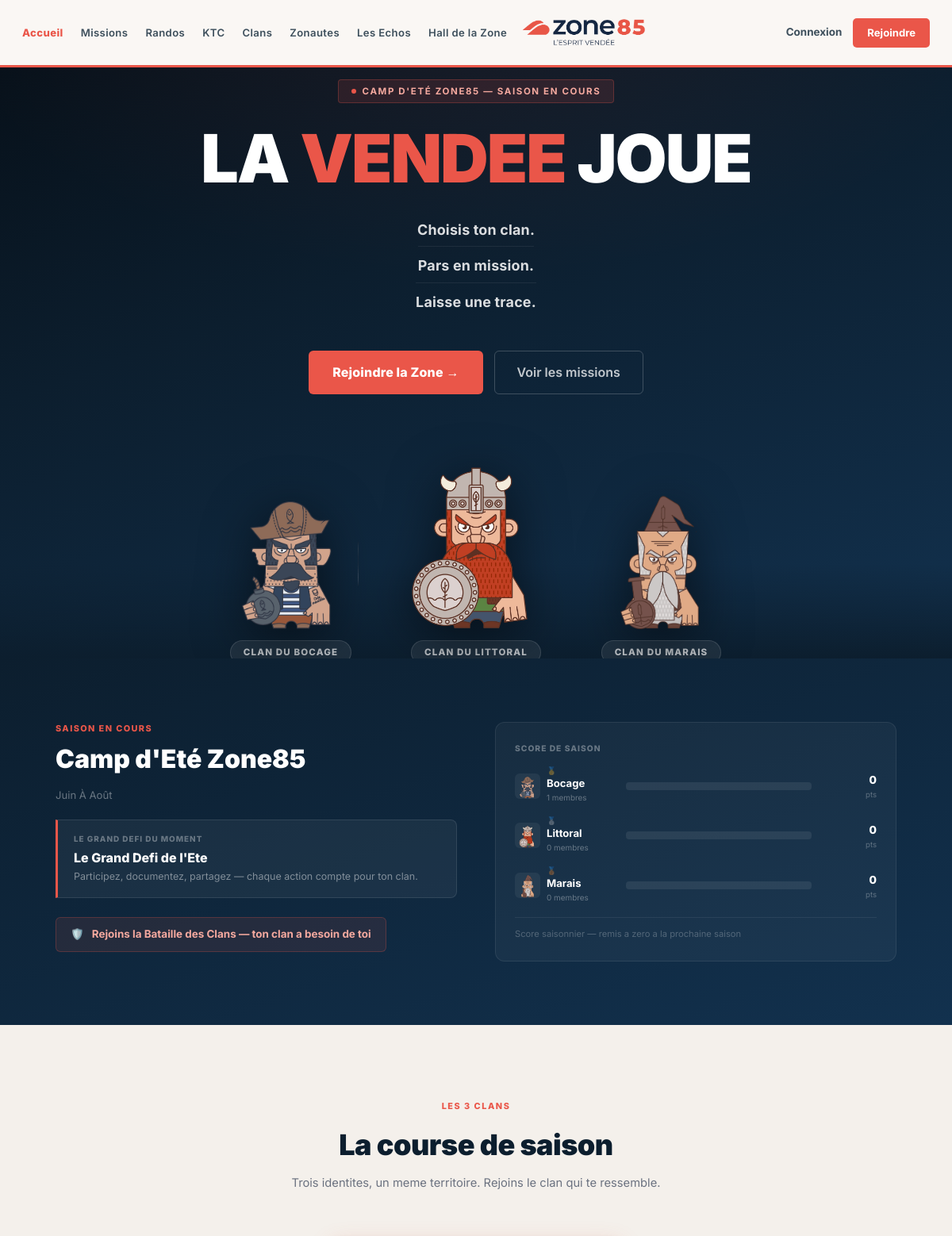
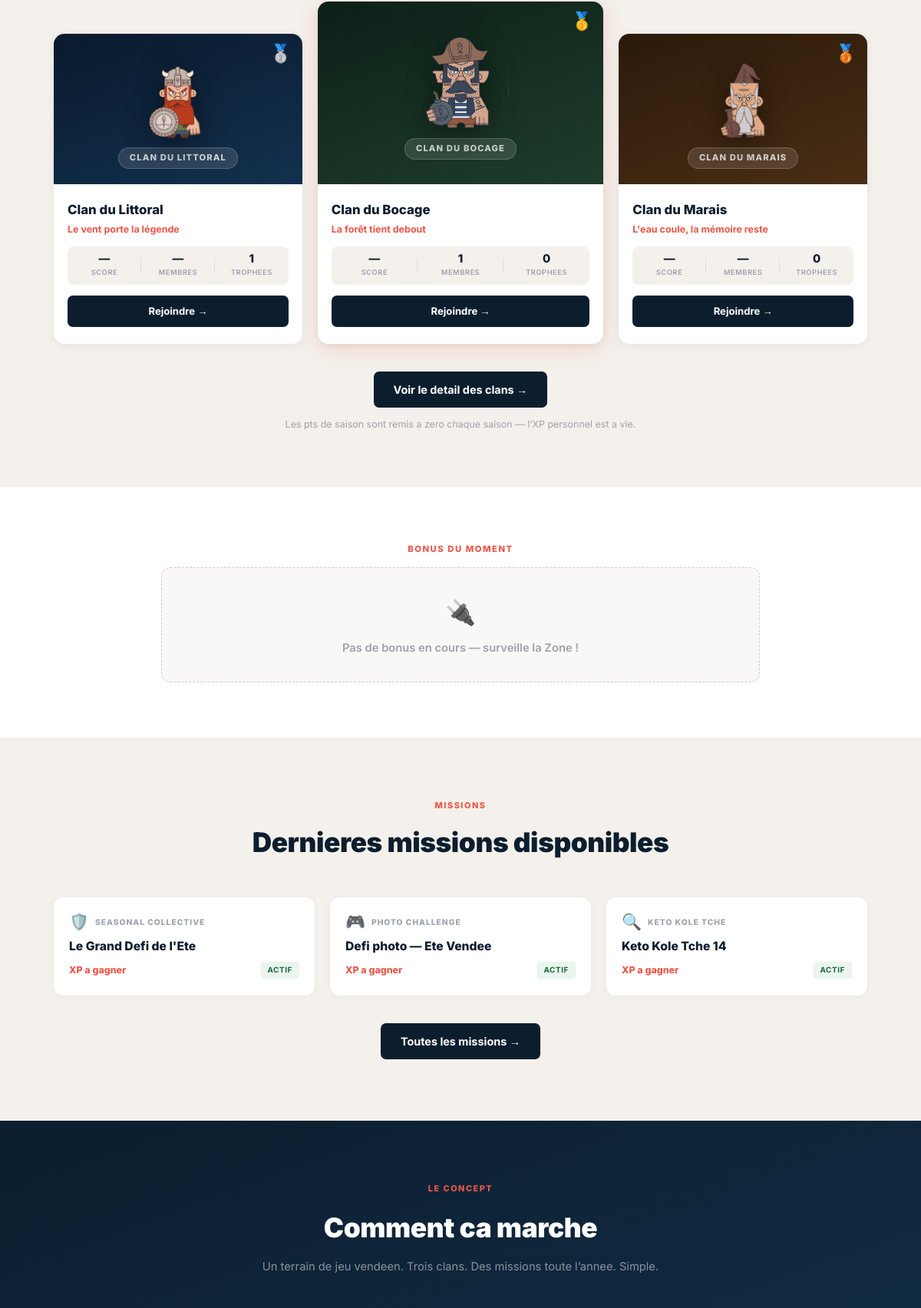
The page / (upper part) on the database its author committed (2 pictures, top to bottom).
### tables this page shows
CREATE TABLE IF NOT EXISTS seasons (
  id                 INT UNSIGNED AUTO_INCREMENT PRIMARY KEY,
  title              VARCHAR(200) NOT NULL,
  slug               VARCHAR(200) NOT NULL,
  description        TEXT,
  description_long   TEXT NULL,
  period_label       VARCHAR(100),
  start_date         DATE,
  end_date           DATE,
  closed_at          DATETIME NULL,
  status             ENUM('upcoming','active','archived') NOT NULL DEFAULT 'upcoming',
  theme_color        VARCHAR(20),
  color_primary      VARCHAR(20) NULL,
  color_secondary    VARCHAR(20) NULL,
  emoji              VARCHAR(20) NULL,
  image_url          VARCHAR(255) NULL,
  badge_reward_id    INT UNSIGNED NULL,
  grande_mission_id  INT UNSIGNED NULL,
  winner_clan_id     INT UNSIGNED NULL,
  main_game_id       INT UNSIGNED NULL,
  created_at         DATETIME NOT NULL DEFAULT CURRENT_TIMESTAMP,
  updated_at         DATETIME NOT NULL DEFAULT CURRENT_TIMESTAMP ON UPDATE CURRENT_TIMESTAMP,
  UNIQUE KEY uq_seasons_slug (slug),
  KEY idx_seasons_status (status),
  KEY idx_seasons_dates  (start_date, end_date)
);

CREATE TABLE IF NOT EXISTS clans (
  id               INT UNSIGNED AUTO_INCREMENT PRIMARY KEY,
  name             VARCHAR(100) NOT NULL,
  slug             VARCHAR(100) NOT NULL,
  description      TEXT,
  mascot_image     VARCHAR(255),
  color_primary    VARCHAR(20) DEFAULT '#12314e',
  color_secondary  VARCHAR(20) DEFAULT '#163756',
  motto            VARCHAR(255),
  cry              VARCHAR(255),
  is_active        TINYINT(1) DEFAULT 1,
  created_at       DATETIME NOT NULL DEFAULT CURRENT_TIMESTAMP,
  updated_at       DATETIME NOT NULL DEFAULT CURRENT_TIMESTAMP ON UPDATE CURRENT_TIMESTAMP,
  UNIQUE KEY uq_clans_slug (slug)
);

CREATE TABLE IF NOT EXISTS missions (
  id                         INT UNSIGNED AUTO_INCREMENT PRIMARY KEY,
  game_id                    INT UNSIGNED NULL,
  season_id                  INT UNSIGNED NULL,
  title                      VARCHAR(200) NOT NULL,
  slug                       VARCHAR(200) NOT NULL,
  mission_type               ENUM('seasonal_collective','quiz','vote','photo_challenge','keto_kole_tche',
                                  'rando','weather_mission','investigation','hidden_hunt','premium_game',
                                  'event_flash') NOT NULL,
  description                TEXT,
  instructions               TEXT,
  cover_image                VARCHAR(255) NULL,
  cover_emoji                VARCHAR(20) NULL,
  status                     ENUM('draft','active','closed','archived') NOT NULL DEFAULT 'draft',
  is_collective              TINYINT(1) DEFAULT 0,
  is_flash                   TINYINT(1) DEFAULT 0,
  is_grande_mission          TINYINT(1) DEFAULT 0,
  grande_mission_season_id   INT UNSIGNED NULL,
  validation_mode            ENUM('auto','manual','hybrid') NOT NULL DEFAULT 'auto',
  requires_answer            TINYINT(1) DEFAULT 0,
  requires_upload            TINYINT(1) DEFAULT 0,
  requires_vote              TINYINT(1) DEFAULT 0,
  requires_code              TINYINT(1) DEFAULT 0,
  xp_participation           SMALLINT UNSIGNED DEFAULT 0,
  xp_success                 SMALLINT UNSIGNED DEFAULT 0,
  xp_multiplier              DECIMAL(3,1) DEFAULT 1.0,
  clan_points_participation  SMALLINT UNSIGNED DEFAULT 0,
  clan_points_success        SMALLINT UNSIGNED DEFAULT 0,
  badge_reward_id            INT UNSIGNED NULL,
  flash_badge_id             INT UNSIGNED NULL,
  start_date                 DATE NULL,
  end_date                   DATE NULL,
  flash_start_at             DATETIME NULL,
  flash_end_at               DATETIME NULL,
  display_in_hall            TINYINT(1) DEFAULT 0,
  created_at                 DATETIME NOT NULL DEFAULT CURRENT_TIMESTAMP,
  updated_at                 DATETIME NOT NULL DEFAULT CURRENT_TIMESTAMP ON UPDATE CURRENT_TIMESTAMP,
  UNIQUE KEY uq_missions_slug (slug),
  KEY idx_missions_status        (status),
  KEY idx_missions_type          (mission_type),
  KEY idx_missions_flash         (is_flash, flash_start_at, flash_end_at),
  KEY idx_missions_grande        (is_grande_mission),
  KEY idx_missions_season_grande (grande_mission_season_id),
  CONSTRAINT fk_missions_game        FOREIGN KEY (game_id)               REFERENCES games(id)    ON DELETE SET NULL,
  CONSTRAINT fk_missions_season      FOREIGN KEY (season_id)             REFERENCES seasons(id)  ON DELETE SET NULL,
  CONSTRAINT fk_missions_badge       FOREIGN KEY (badge_reward_id)       REFERENCES badges(id)   ON DELETE SET NULL,
  CONSTRAINT fk_missions_flash_badge FOREIGN KEY (flash_badge_id)        REFERENCES badges(id)   ON DELETE SET NULL
);

### index.php (the view, shortened to what the rows shown need)
<?php
require_once 'includes/data.php';
require_once 'includes/functions.php';
require_once 'includes/repositories.php';
if (db_enabled()) {
    $_clans_db = fetch_all_clans();
    if ($_clans_db !== null) $clans = $_clans_db;
    $_season_db = fetch_active_season();
    if ($_season_db !== null) $active_season = $_season_db;
    $_missions_db = fetch_featured_missions(3);
    if ($_missions_db !== null) $missions = $_missions_db;
    if (!isset($grande_mission)) {
        try {
            $pdo = db();
            if ($pdo) {
                $stmt = $pdo->query(
                    "SELECT * FROM missions
                     WHERE mission_type = 'seasonal_collective'
                       AND status = 'active'
                     LIMIT 1"
                );
                $grande_mission = $stmt->fetch() ?: null;
            }
        } catch (Exception $e) {
            $grande_mission = null;
        }
    }
}
$clans_sorted = $clans;
uasort($clans_sorted, fn($a, $b) => $b['season_score'] <=> $a['season_score']);
$clans_podium = array_values($clans_sorted);
$recent_missions = [];
if (!empty($missions)) {
    $recent_missions = array_slice(is_array($missions) ? array_values($missions) : [], 0, 3);
}
$mission_type_icons = [
    'quiz'               => '🎯',
    'photo'              => '📸',
    'rando'              => '🥾',
    'ktc'                => '🔍',
    'keto_kole_tche'     => '🔍',
    'vote'               => '🗳️',
    'seasonal_collective'=> '🛡️',
    'flash'              => '⚡',
    'default'            => '🎮',
];
require_once 'includes/header.php';
?>
<section id="hero">
  <div class="hero-content">
    <div class="hero-eyebrow">
      <span class="hero-eyebrow-dot"></span>
      <?php if (!empty($active_season['title'])): ?>
        <?= e($active_season['title']) ?> &mdash; Saison en cours
      <?php else: ?>
        Zone85 &mdash; L&rsquo;Esprit Vendee
      <?php endif; ?>
    </div>
    <h1 class="hero-h1">LA <em>VENDEE</em> JOUE</h1>
    <div class="hero-taglines">
      <div class="hero-tagline-line"><strong>Choisis ton clan.</strong></div>
      <div class="hero-tagline-line"><strong>Pars en mission.</strong></div>
      <div class="hero-tagline-line"><strong>Laisse une trace.</strong></div>
    </div>
    <div class="hero-ctas">
      <a href="inscription.php" class="hero-btn-primary">Rejoindre la Zone &#8594;</a>
      <a href="missions.php" class="hero-btn-secondary">Voir les missions</a>
    </div>
    <div class="hero-mascots">
      <?php
      $masc_data = [
          'bocage'  => ['alt' => 'Bran le Bocager',    'center' => false],
          'littoral'=> ['alt' => 'Gabin Culsmouilles', 'center' => true],
          'marais'  => ['alt' => 'Meric l\'Ancien',    'center' => false],
      ];
      $clan_names = [
          'bocage'  => 'Clan du Bocage',
          'littoral'=> 'Clan du Littoral',
          'marais'  => 'Clan du Marais',
      ];
      foreach ($masc_data as $_slug => $_md):
          $_clan    = $clans[$_slug] ?? [];
          $_mascot  = $_clan['mascot'] ?? "mascotte-{$_slug}.png";
          $_center  = $_md['center'] ? ' center' : '';
      ?>
      <a href="clans.php#<?= $_slug ?>" class="hero-masc-wrap<?= $_center ?>" aria-label="<?= $clan_names[$_slug] ?>">
        <img src="<?= img($_mascot) ?>" alt="<?= e($_md['alt']) ?>" loading="lazy">
        <span class="hero-masc-label"><?= e($clan_names[$_slug]) ?></span>
      </a>
      <?php endforeach; ?>
    </div>
  </div>
</section>
<section id="s-saison">
  <div class="container">
    <div class="saison-wrapper">
      <div>
        <div class="saison-eyebrow">Saison en cours</div>
        <?php if (!empty($active_season['title'])): ?>
          <h2 class="saison-title"><?= e($active_season['title']) ?></h2>
          <?php if (!empty($active_season['period'])): ?>
            <p style="font-size:.82rem;color:rgba(255,255,255,.38);margin-bottom:20px;text-transform:capitalize"><?= e($active_season['period']) ?></p>
          <?php endif; ?>
        <?php else: ?>
          <h2 class="saison-title">Saison en cours</h2>
        <?php endif; ?>
        <div class="saison-grande-mission">
          <div class="saison-grande-mission-label">Le Grand Defi du moment</div>
          <?php
          $gm_title = null;
          if (!empty($grande_mission['title'])) {
              $gm_title = $grande_mission['title'];
          } elseif (!empty($active_season['main_mission'])) {
              $gm_title = $active_season['main_mission'];
          }
          ?>
          <?php if ($gm_title): ?>
            <div class="saison-grande-mission-title"><?= e($gm_title) ?></div>
            <div class="saison-grande-mission-sub">Participez, documentez, partagez &mdash; chaque action compte pour ton clan.</div>
          <?php else: ?>
            <div class="saison-grande-mission-title">La grande mission de saison arrive bientot.</div>
            <div class="saison-grande-mission-sub">Reste connecte pour ne pas rater le depart.</div>
          <?php endif; ?>
        </div>
        <div class="saison-bataille">
          <span>&#128737;&#65039;</span>
          <span>Rejoins la Bataille des Clans &mdash; ton clan a besoin de toi</span>
        </div>
      </div>
      <div class="saison-right">
        <?php
        $rank_s = 0;
        foreach ($clans_sorted as $_sl => $_cl):
            $is_last_s = ($rank_s === count($clans_sorted) - 1);
        ?>
        <div style="display:grid;grid-template-columns:130px 1fr 72px;align-items:center;gap:10px;<?= $is_last_s ? '' : 'margin-bottom:16px' ?>">
          <div style="display:flex;align-items:center;gap:8px">
            <div style="width:32px;height:32px;border-radius:6px;overflow:hidden;background:rgba(255,255,255,.06);flex-shrink:0">
              <img src="<?= img($_cl['mascot'] ?? "mascotte-{$_sl}.png") ?>" alt="<?= e($_cl['hero_name'] ?? '') ?>" style="width:100%;height:100%;object-fit:contain">
            </div>
            <div>
              <div style="font-size:.62rem;color:rgba(255,255,255,.35);line-height:1"><?= ['🥇','🥈','🥉'][$rank_s] ?? '' ?></div>
              <div style="font-size:.82rem;font-weight:700;color:#fff"><?= e(ucfirst($_sl)) ?></div>
              <div style="font-size:.62rem;color:rgba(255,255,255,.35)"><?= (int)$_cl['members_count'] ?> membres</div>
            </div>
          </div>
          <div style="background:rgba(255,255,255,.08);border-radius:4px;height:10px;overflow:hidden">
          </div>
          <div style="text-align:right">
            <div style="font-size:.86rem;font-weight:800;color:#fff"><?= number_format((int)$_cl['season_score'], 0, ',', '&#8201;') ?></div>
            <div style="font-size:.6rem;color:rgba(255,255,255,.3)">pts</div>
          </div>
        </div>
        <?php $rank_s++; endforeach; ?>
      </div>
    </div>
  </div>
</section>
<section id="s-podium">
  <div class="container">
    <div class="podium-section-head">
      <h2 class="podium-title">La course de saison</h2>
    </div>
    <div class="podium-grid">
      <?php
      $podium_order = [1, 0, 2];
      foreach ($podium_order as $_pi):
          $_pc   = $clans_podium[$_pi] ?? null;
          $_pslug = $_pc['slug'] ?? 'bocage';
          $_is_first = ($_pi === 0);
          $_medal_icons = ['🥇','🥈','🥉'];
      ?>
      <div class="podium-card<?= $_is_first ? ' first' : '' ?>">
        <div class="podium-medal"><?= $_medal_icons[$_pi] ?></div>
        <div class="podium-header podium-header-<?= e($_pslug) ?>">
          <img class="podium-masc" src="<?= img($_pc['mascot'] ?? "mascotte-{$_pslug}.png") ?>" alt="<?= e($_pc['hero_name'] ?? '') ?>" loading="lazy">
          <div class="podium-clan-name"><?= e($_pc['name'] ?? ucfirst($_pslug)) ?></div>
        </div>
        <div class="podium-body">
          <div class="podium-name"><?= e($_pc['name'] ?? ucfirst($_pslug)) ?></div>
          <div class="podium-hero"><?= e($_pc['hero_name'] ?? '') ?></div>
          <div class="podium-stats">
            <div class="podium-stat">
              <div class="podium-stat-val"><?= (int)$_pc['season_score'] > 0 ? number_format((int)$_pc['season_score'], 0, ',', '&#8201;') : '&mdash;' ?></div>
              <div class="podium-stat-lbl">Score</div>
            </div>
            <div class="podium-stat">
              <div class="podium-stat-val"><?= (int)$_pc['members_count'] > 0 ? (int)$_pc['members_count'] : '&mdash;' ?></div>
              <div class="podium-stat-lbl">Membres</div>
            </div>
            <div class="podium-stat">
              <div class="podium-stat-val"><?= (int)($_pc['trophies'] ?? 0) ?></div>
              <div class="podium-stat-lbl">Trophees</div>
            </div>
          </div>
          <a href="clans.php#<?= e($_pslug) ?>" class="podium-btn">Rejoindre &#8594;</a>
        </div>
      </div>
      <?php endforeach; ?>
    </div>
  </div>
</section>
<section id="s-missions">
  <div class="container">
    <div class="missions-section-head">
      <h2 class="missions-section-title">Dernieres missions disponibles</h2>
    </div>
    <?php if (!empty($recent_missions)): ?>
    <div class="missions-grid">
      <?php foreach ($recent_missions as $_m): ?>
        <?php
        $_mtype = $_m['mission_type'] ?? $_m['game_type'] ?? 'default';
        $_micon = $mission_type_icons[$_mtype] ?? $mission_type_icons['default'];
        $_mxp   = !empty($_m['xp_reward']) ? '+' . (int)$_m['xp_reward'] . ' XP' : 'XP a gagner';
        $_mst   = ($_m['status'] ?? 'active') === 'active' ? 'active' : 'upcoming';
        $_mst_label = $_mst === 'active' ? 'Actif' : 'A venir';
        ?>
        <div class="mission-card">
          <div class="mission-type-row">
            <span class="mission-type-icon"><?= $_micon ?></span>
            <span class="mission-type-label"><?= e(str_replace(['_','-'], ' ', $_mtype)) ?></span>
          </div>
          <div class="mission-title"><?= e($_m['title'] ?? 'Mission') ?></div>
          <div class="mission-bottom">
            <span class="mission-xp"><?= $_mxp ?></span>
            <span class="mission-status-badge mission-status-<?= $_mst ?>"><?= $_mst_label ?></span>
          </div>
        </div>
      <?php endforeach; ?>
    </div>
    <?php else: ?>
    <div style="text-align:center;padding:32px;color:#9ca3af;font-size:.9rem">
      Les missions de la saison arrivent bientot.
    </div>
    <?php endif; ?>
  </div>
</section>
<section id="s-concept">
  <div class="container">
    <div class="concept-inner">
      <h2 class="concept-title">Comment ca marche</h2>
    </div>
  </div>
</section>
<?php
require_once 'includes/footer.php';
?>

### rows shown on the page
seasons: title "CAMP D'ETÉ ZONE85", title "Camp d'Eté Zone85", period_label "Juin À Août"
clans: mascot_image (picture), rank_s "🥇", _sl "Bocage", members_count "1", season_score "0", _pi "🥇", name "CLAN DU BOCAGE", name "Clan du Bocage", motto "La forêt tient debout", trophies "0"
clans: mascot_image (picture), rank_s "🥈", _sl "Littoral", members_count "0", season_score "0", _pi "🥈", name "CLAN DU LITTORAL", name "Clan du Littoral", motto "Le vent porte la légende", trophies "1"
clans: mascot_image (picture), rank_s "🥉", _sl "Marais", members_count "0", season_score "0", _pi "🥉", name "CLAN DU MARAIS", name "Clan du Marais", motto "L'eau coule, la mémoire reste", trophies "0"
missions: title "Le Grand Defi de l'Ete", mission_type "🛡️", mission_type "SEASONAL COLLECTIVE", _mxp "XP a gagner", status "ACTIF"
missions: mission_type "🎮", mission_type "PHOTO CHALLENGE", title "Defi photo — Ete Vendee", _mxp "XP a gagner", status "ACTIF"
missions: mission_type "🔍", mission_type "KETO KOLE TCHE", title "Keto Kole Tche 14", _mxp "XP a gagner", status "ACTIF"

### other values the page prints
$_nl['label'] "Accueil"
$_nl['label'] "Missions"
$_nl['label'] "Randos"
$_nl['label'] "KTC"
$_nl['label'] "Clans"
$_nl['label'] "Zonautes"
$_nl['label'] "Les Echos"
$_nl['label'] "Hall de la Zone"
$clan_names[$_slug] "CLAN DU BOCAGE"
$clan_names[$_slug] "CLAN DU LITTORAL"
$clan_names[$_slug] "CLAN DU MARAIS"
